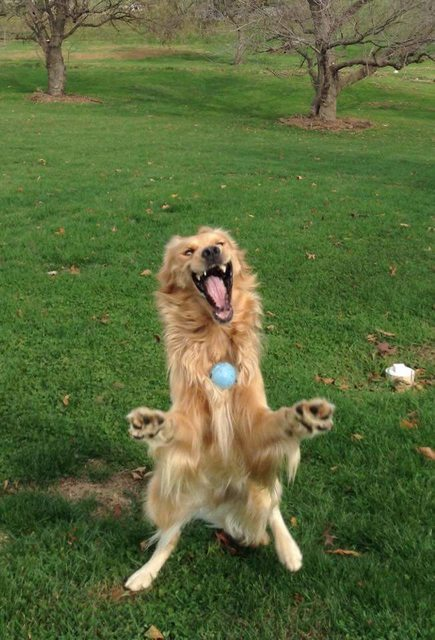
#> input picture Lesson 1/dog.jpg, 435 x 640 px
$ python bw_dog.py
#> lines starting #> are read from the running program, lines starting #| are printed output that depends on the picture
from PIL import Image
file = input("введите имя картинки:")
#> the answer given: dog.jpg
im = Image.open(file)
#> im is the input picture: PIL image 435x640 RGB; mean R, G, B 90, 105.5, 58.5
pixels = im.load()

for i in range(im.width//2):
    for j in range(im.height):
        r, g, b = pixels[i, j]
        S = (r+g+b)//3
        if S < 100:
            pixels[i, j] = (255,255,255)
        else:
            pixels[i, j] = (0,125,125)
for i in range(im.width//2, im.width):
    for j in range(im.height):
        r, g, b = pixels[i, j]
        S = (r+g+b)//3
        if S < 100:
            pixels[i, j] = (255,255,255)
        else:
            pixels[i, j] = (125,125,0)
im.show()
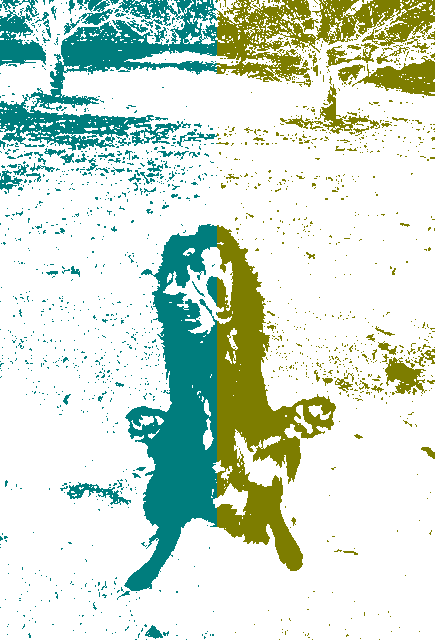
#> shown: PIL image 435x640 RGB; mean R, G, B 207, 223.3, 209
im.save("result.jpg")
